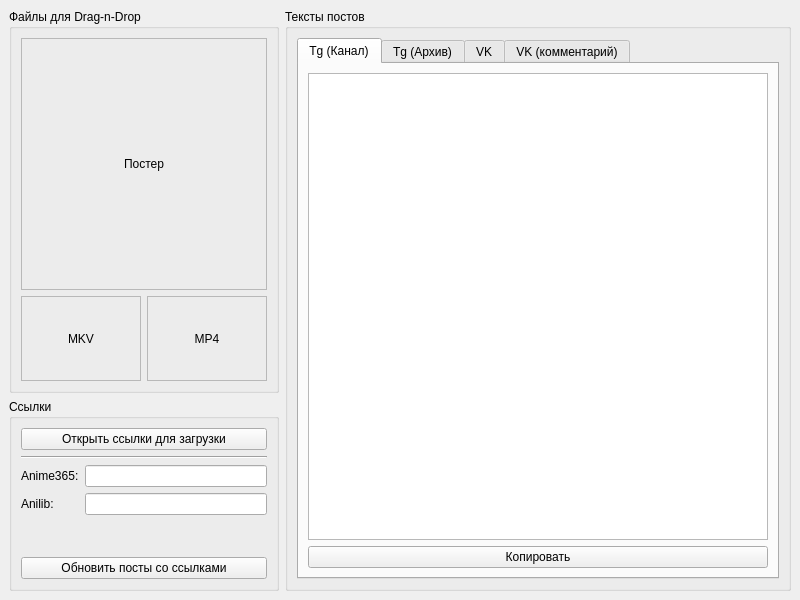
<?xml version="1.0" encoding="UTF-8"?>
<ui version="4.0">
 <class>PublicationWidget</class>
 <widget class="QWidget" name="PublicationWidget">
  <property name="geometry">
   <rect>
    <x>0</x>
    <y>0</y>
    <width>800</width>
    <height>600</height>
   </rect>
  </property>
  <layout class="QGridLayout" name="gridLayout" columnstretch="1,3">
   <property name="leftMargin">
    <number>9</number>
   </property>
   <property name="topMargin">
    <number>9</number>
   </property>
   <property name="rightMargin">
    <number>9</number>
   </property>
   <property name="bottomMargin">
    <number>9</number>
   </property>
   <item row="0" column="1">
    <widget class="QGroupBox" name="groupBox">
     <property name="title">
      <string>Тексты постов</string>
     </property>
     <layout class="QVBoxLayout" name="verticalLayout">
      <item>
       <widget class="QTabWidget" name="postsTabWidget">
        <property name="currentIndex">
         <number>0</number>
        </property>
        <widget class="QWidget" name="tab_tg_mp4">
         <attribute name="title">
          <string>Tg (Канал)</string>
         </attribute>
         <layout class="QVBoxLayout" name="verticalLayout_6">
          <item>
           <widget class="QTextEdit" name="tgMp4PostEdit">
            <property name="readOnly">
             <bool>true</bool>
            </property>
           </widget>
          </item>
          <item>
           <widget class="QPushButton" name="copyTgMp4Button">
            <property name="text">
             <string>Копировать</string>
            </property>
           </widget>
          </item>
         </layout>
        </widget>
        <widget class="QWidget" name="tab_tg_mkv">
         <attribute name="title">
          <string>Tg (Архив)</string>
         </attribute>
         <layout class="QVBoxLayout" name="verticalLayout_7">
          <item>
           <widget class="QTextEdit" name="tgMkvPostEdit">
            <property name="readOnly">
             <bool>true</bool>
            </property>
           </widget>
          </item>
          <item>
           <widget class="QPushButton" name="copyTgMkvButton">
            <property name="text">
             <string>Копировать</string>
            </property>
           </widget>
          </item>
         </layout>
        </widget>
        <widget class="QWidget" name="tab_vk">
         <attribute name="title">
          <string>VK</string>
         </attribute>
         <layout class="QVBoxLayout" name="verticalLayout_8">
          <item>
           <widget class="QTextEdit" name="vkPostEdit">
            <property name="readOnly">
             <bool>true</bool>
            </property>
           </widget>
          </item>
          <item>
           <widget class="QPushButton" name="copyVkButton">
            <property name="text">
             <string>Копировать</string>
            </property>
           </widget>
          </item>
         </layout>
        </widget>
        <widget class="QWidget" name="tab_vk_comment">
         <attribute name="title">
          <string>VK (комментарий)</string>
         </attribute>
         <layout class="QVBoxLayout" name="verticalLayout_9">
          <item>
           <widget class="QTextEdit" name="vkCommentEdit">
            <property name="readOnly">
             <bool>true</bool>
            </property>
           </widget>
          </item>
          <item>
           <widget class="QPushButton" name="copyVkCommentButton">
            <property name="text">
             <string>Копировать</string>
            </property>
           </widget>
          </item>
         </layout>
        </widget>
       </widget>
      </item>
     </layout>
    </widget>
   </item>
   <item row="0" column="0">
    <layout class="QVBoxLayout" name="leftColumnLayout" stretch="2,1">
     <item>
      <widget class="QGroupBox" name="groupBox_2">
       <property name="title">
        <string>Файлы для Drag-n-Drop</string>
       </property>
       <layout class="QVBoxLayout" name="verticalLayout_2" stretch="5,1">
        <item>
         <widget class="DraggableLabel" name="posterLabel">
          <property name="sizePolicy">
           <sizepolicy hsizetype="Preferred" vsizetype="Preferred">
            <horstretch>0</horstretch>
            <verstretch>0</verstretch>
           </sizepolicy>
          </property>
          <property name="minimumSize">
           <size>
            <width>120</width>
            <height>180</height>
           </size>
          </property>
          <property name="toolTip">
           <string>Постер</string>
          </property>
          <property name="frameShape">
           <enum>QFrame::Shape::StyledPanel</enum>
          </property>
          <property name="text">
           <string>Постер</string>
          </property>
          <property name="alignment">
           <set>Qt::AlignmentFlag::AlignCenter</set>
          </property>
         </widget>
        </item>
        <item>
         <layout class="QHBoxLayout" name="horizontalLayout_3" stretch="0,0">
          <property name="sizeConstraint">
           <enum>QLayout::SizeConstraint::SetMinimumSize</enum>
          </property>
          <item>
           <widget class="DraggableLabel" name="mkvFileLabel">
            <property name="minimumSize">
             <size>
              <width>120</width>
              <height>85</height>
             </size>
            </property>
            <property name="maximumSize">
             <size>
              <width>120</width>
              <height>85</height>
             </size>
            </property>
            <property name="toolTip">
             <string>MKV-файл</string>
            </property>
            <property name="frameShape">
             <enum>QFrame::Shape::StyledPanel</enum>
            </property>
            <property name="text">
             <string>MKV</string>
            </property>
            <property name="alignment">
             <set>Qt::AlignmentFlag::AlignCenter</set>
            </property>
           </widget>
          </item>
          <item>
           <widget class="DraggableLabel" name="mp4FileLabel">
            <property name="sizePolicy">
             <sizepolicy hsizetype="Minimum" vsizetype="Minimum">
              <horstretch>0</horstretch>
              <verstretch>0</verstretch>
             </sizepolicy>
            </property>
            <property name="minimumSize">
             <size>
              <width>120</width>
              <height>85</height>
             </size>
            </property>
            <property name="maximumSize">
             <size>
              <width>120</width>
              <height>85</height>
             </size>
            </property>
            <property name="toolTip">
             <string>MP4-файл</string>
            </property>
            <property name="frameShape">
             <enum>QFrame::Shape::StyledPanel</enum>
            </property>
            <property name="text">
             <string>MP4</string>
            </property>
            <property name="alignment">
             <set>Qt::AlignmentFlag::AlignCenter</set>
            </property>
           </widget>
          </item>
         </layout>
        </item>
       </layout>
      </widget>
     </item>
     <item>
      <widget class="QGroupBox" name="groupBox_3">
       <property name="title">
        <string>Ссылки</string>
       </property>
       <layout class="QVBoxLayout" name="verticalLayout_5">
        <item>
         <widget class="QPushButton" name="openUploadUrlsButton">
          <property name="text">
           <string>Открыть ссылки для загрузки</string>
          </property>
         </widget>
        </item>
        <item>
         <widget class="Line" name="line">
          <property name="orientation">
           <enum>Qt::Orientation::Horizontal</enum>
          </property>
         </widget>
        </item>
        <item>
         <layout class="QFormLayout" name="formLayout">
          <item row="0" column="0">
           <widget class="QLabel" name="label">
            <property name="text">
             <string>Anime365:</string>
            </property>
           </widget>
          </item>
          <item row="0" column="1">
           <widget class="QLineEdit" name="linkAnime365Edit"/>
          </item>
          <item row="1" column="0">
           <widget class="QLabel" name="label_2">
            <property name="text">
             <string>Anilib:</string>
            </property>
           </widget>
          </item>
          <item row="1" column="1">
           <widget class="QLineEdit" name="linkAnilibEdit"/>
          </item>
         </layout>
        </item>
        <item>
         <widget class="QPushButton" name="updatePostsButton">
          <property name="text">
           <string>Обновить посты со ссылками</string>
          </property>
         </widget>
        </item>
       </layout>
      </widget>
     </item>
    </layout>
   </item>
  </layout>
 </widget>
 <customwidgets>
  <customwidget>
   <class>DraggableLabel</class>
   <extends>QLabel</extends>
   <header>publicationwidget.h</header>
  </customwidget>
 </customwidgets>
 <resources/>
 <connections/>
</ui>
